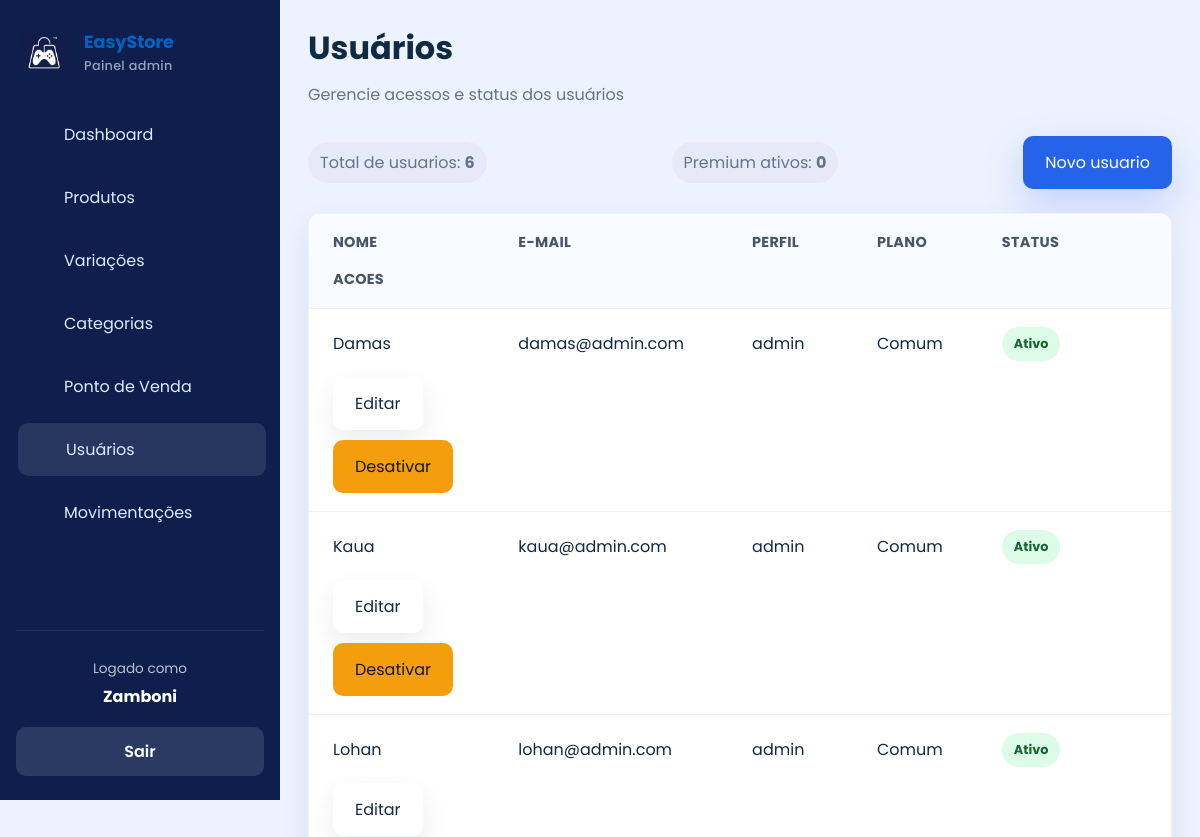
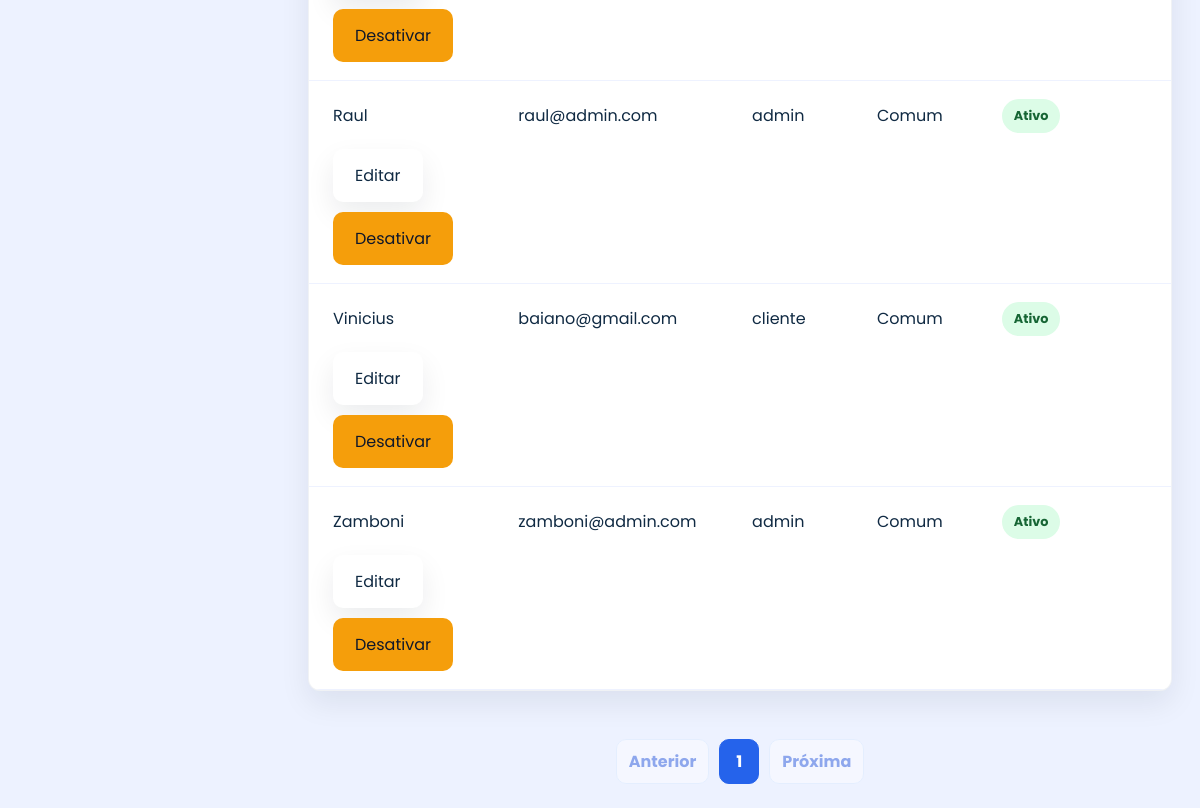
/usuarios/ (signed in), run on an earlier commit of the app's database (2 pictures, top to bottom).
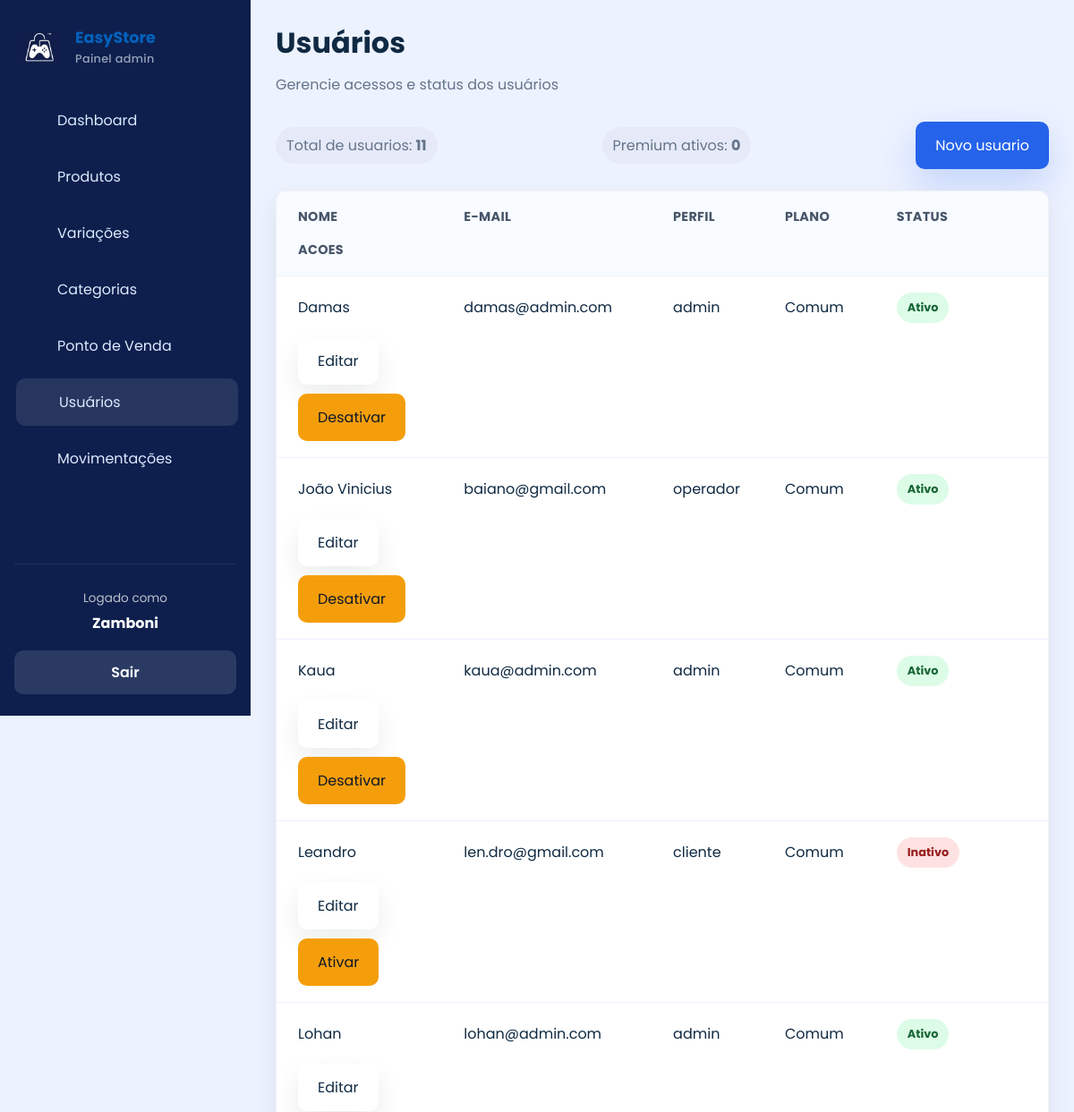
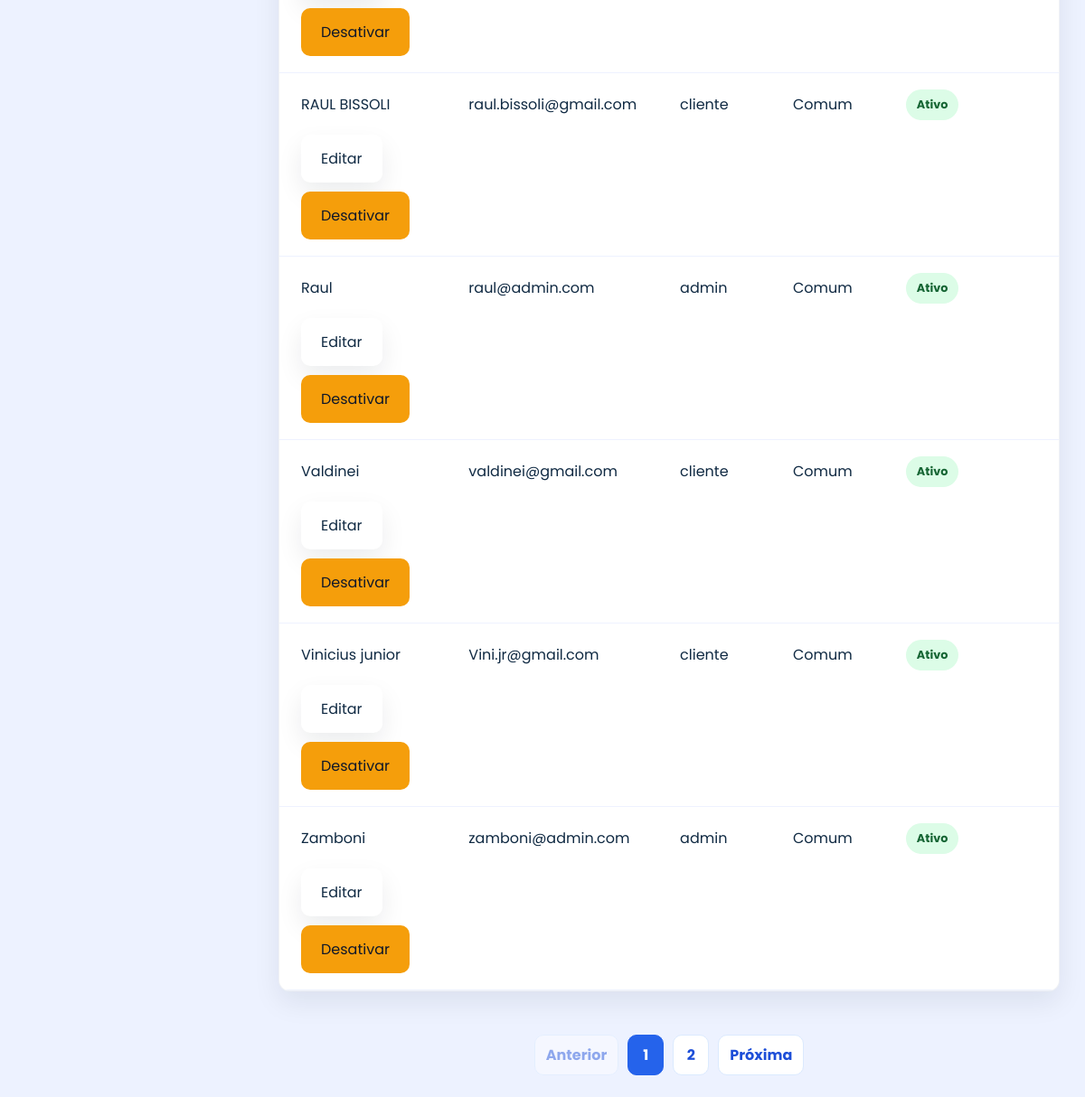
And on a later commit of the database (2 pictures, top to bottom).
### app/models/usuario.py (models this page shows)
class Usuario(Base):
    __tablename__ = "usuarios"
    id = Column(Integer, primary_key=True, autoincrement=True)
    nome = Column(String(167), nullable=False)
    email = Column(String(167), unique=True, index=True, nullable=False)
    senha_hash = Column(String(255), nullable=False)
    role = Column(String(20), nullable=False, default="operador")
    ativo = Column(Boolean, default=True)
    criado_em = Column(DateTime, server_default=func.now())
    xp_total = Column(Integer, nullable=False, default=0)
    nivel = Column(Integer, nullable=False, default=1)
    moedas_resgate = Column(Integer, nullable=False, default=0)
    cliente_perfil = relationship(
        "Cliente",
        back_populates="usuario",
        uselist=False,
    )

### app/controllers/admin_controller.py (the view)
@router.get("/")
def listar_usuarios(
    request: Request,
    pagina: int = 1,
    por_pagina: int = 10,
    db: Session = Depends(get_db),
    usuario = Depends(get_admin),
):
    query = db.query(Usuario).order_by(Usuario.nome)
    total_usuarios = query.count()
    por_pagina = min(max(por_pagina, 1), 10)
    total_paginas = math.ceil(total_usuarios / por_pagina) if total_usuarios else 1
    pagina = min(max(pagina, 1), total_paginas)
    usuarios = query.offset((pagina - 1) * por_pagina).limit(por_pagina).all()
    return templates.TemplateResponse(
        request,
        "admin/usuarios.html",
        {
            "request": request,
            "usuario": usuario,
            "usuarios": usuarios,
            "pagina": pagina,
            "por_pagina": por_pagina,
            "total_paginas": total_paginas,
            "total_usuarios": total_usuarios,
            "page_title": "Usuários",
            "page_subtitle": "Gerencie acessos e status dos usuários",
            "css_path": "css/cadastros.css",
            "active": "usuarios",
        }
    )

### app/templates/admin/usuarios.html
{% extends "admin/base.html" %}
{% block content %}
<div class="table-actions">
  <div class="detail-pill">Total de usuarios: <strong>{{ total_usuarios }}</strong></div>
  <div class="detail-pill premium-count">Premium ativos: <strong>{{ usuarios|selectattr('cliente_perfil.is_associado')|selectattr('ativo')|list|length }}</strong></div>
  {% if usuario and (usuario.role if usuario is not mapping else usuario.get('role')) == 'admin' %}
  <a href="/usuarios/novo" class="btn btn-primary">Novo usuario</a>
  {% endif %}
</div>
<div class="table-card users-table">
  <div class="table-row header">
    <div>Nome</div>
    <div>E-mail</div>
    <div>Perfil</div>
    <div>Plano</div>
    <div>Status</div>
    <div>Acoes</div>
  </div>
  {% for u in usuarios %}
  {% set premium_ativo = u.cliente_perfil and u.cliente_perfil.is_associado and u.ativo and u.cliente_perfil.ativo %}
  <div class="table-row {% if premium_ativo %}premium-user{% endif %}">
    <div>{{ u.nome }}</div>
    <div>{{ u.email }}</div>
    <div>{{ u.role }}</div>
    <div>
      {% if u.cliente_perfil and u.cliente_perfil.is_associado %}
        <span class="plan-badge premium">Premium 5%</span>
        <small class="plan-note">{{ 'Apto ao desconto' if premium_ativo else 'Plano inativo' }}</small>
      {% else %}
        <span class="plan-badge standard">Comum</span>
      {% endif %}
    </div>
    <div><span class="status-badge {% if u.ativo %}active{% else %}inactive{% endif %}">{{ 'Ativo' if u.ativo else 'Inativo' }}</span></div>
    <div class="actions">
      {% if usuario and (usuario.role if usuario is not mapping else usuario.get('role')) == 'admin' %}
      <a href="/usuarios/{{ u.id }}/editar" class="btn btn-secondary">Editar</a>
      <form action="/usuarios/{{ u.id }}/toggle-ativo" method="post" data-confirm="Tem certeza que deseja alterar o status deste usuário?"><button type="submit" class="btn btn-warning">{% if u.ativo %}Desativar{% else %}Ativar{% endif %}</button></form>
      {% else %}
      <span class="muted">Somente administradores</span>
      {% endif %}
    </div>
  </div>
  {% endfor %}
</div>
<nav class="pagination" aria-label="Paginação de usuários">
  <a class="pagination-link {% if pagina == 1 %}disabled{% endif %}" href="/usuarios?por_pagina={{ por_pagina }}&pagina={{ pagina - 1 }}">Anterior</a>
  {% for numero in range(1, total_paginas + 1) %}
  <a class="pagination-link {% if numero == pagina %}active{% endif %}" href="/usuarios?por_pagina={{ por_pagina }}&pagina={{ numero }}">{{ numero }}</a>
  {% endfor %}
  <a class="pagination-link {% if pagina == total_paginas %}disabled{% endif %}" href="/usuarios?por_pagina={{ por_pagina }}&pagina={{ pagina + 1 }}">Próxima</a>
</nav>
{% endblock %}

### app/templates/admin/base.html (shortened to what this page needs)
<!DOCTYPE html>
<html lang="pt-br">
<head>
  <link rel="stylesheet" href="{{ request.url_for('static', path='css/admin.css') }}?v=5">
  <link rel="stylesheet" href="{{ request.url_for('static', path='css/confirm.css') }}?v=1">
  {% if css_path and css_path != 'css/admin.css' %}
  <link rel="stylesheet" href="{{ request.url_for('static', path=css_path) }}?v=7">
  {% endif %}
</head>
<body>
  <div class="admin-layout">
    <aside class="sidebar">
      <a href="/" class="brand-block">
        <img src="{{ request.url_for('static', path='img/logo2.jpg') }}" alt="EasyStore" class="brand-logo">
        <div>
          <strong>EasyStore</strong>
          <span>Painel admin</span>
        </div>
      </a>
      {% if usuario %}
        {% if usuario is mapping %}
          {% set role = usuario.get('role') %}
          {% set logged_name = usuario.get('nome', usuario.get('sub', 'Usuário')) %}
        {% else %}
          {% set role = usuario.role %}
          {% set logged_name = usuario.nome if usuario.nome else 'Usuário' %}
        {% endif %}
      {% else %}
        {% set role = None %}
        {% set logged_name = 'Usuário' %}
      {% endif %}
      <nav class="sidebar-nav">
        {% if role == 'admin' %}
        <a href="/admin" class="{% if active == 'home' %}active{% endif %}">Dashboard</a>
        <a href="/produtos" class="{% if active == 'produtos' %}active{% endif %}">Produtos</a>
        <a href="/produtos/variacoes" class="{% if active == 'variacoes' %}active{% endif %}">Variações</a>
        <a href="/categorias" class="{% if active == 'categorias' %}active{% endif %}">Categorias</a>
        <a href="/admin/pos" class="{% if active == 'pos' %}active{% endif %}">Ponto de Venda</a>
        <a href="/usuarios" class="{% if active == 'usuarios' %}active{% endif %}">Usuários</a>
        <a href="/movimentacoes" class="{% if active == 'movimentacoes' %}active{% endif %}">Movimentações</a>
        {% elif role == 'operador' %}
        <a href="/pdv" class="{% if active == 'pos' %}active{% endif %}"><span></span>Ponto de Venda</a>
        {% endif %}
      </nav>
      <div class="sidebar-footer">
        <div class="profile-card">
          <span>Logado como</span>
          <strong>{{ logged_name }}</strong>
        </div>
        <a href="/auth/logout" class="logout-btn">Sair</a>
      </div>
    </aside>
    <main class="admin-content">
      <header class="topbar">
        <div>
          <h1>{{ page_title }}</h1>
          {% if page_subtitle %}
          <p class="subtitle">{{ page_subtitle }}</p>
          {% endif %}
        </div>
      </header>
      <section class="page-body">
        {% block content %}{% endblock %}
      </section>
    </main>
  </div>
</body>
</html>

### app/static/css/cadastros.css (style rules this page uses)
.users-table .table-row { grid-template-columns: 1.4fr 1.8fr 0.9fr 0.9fr 1.2fr; }
.pagination { align-items: center; display: flex; flex-wrap: wrap; gap: 10px; justify-content: center; margin-top: 24px; }

What changed in the data, as far as the page shows it:
changed Usuario "baiano@gmail.com": nome "Vinicius" → "João Vinicius"; role "cliente" → "operador"; moves up the list
added Usuario: nome "Leandro", email "len.dro@gmail.com", role "cliente", ativo "Inativo", shows "Ativar"
added Usuario: nome "RAUL BISSOLI", email "raul.bissoli@gmail.com", role "cliente", ativo "Ativo", shows "Desativar"
added Usuario: nome "Valdinei", email "valdinei@gmail.com", role "cliente", ativo "Ativo", shows "Desativar"
added Usuario: nome "Vinicius junior", email "Vini.jr@gmail.com", role "cliente", ativo "Ativo", shows "Desativar"
Also different on the page:
{{ total_usuarios }}: "6" → "11"
new list line: "2"
